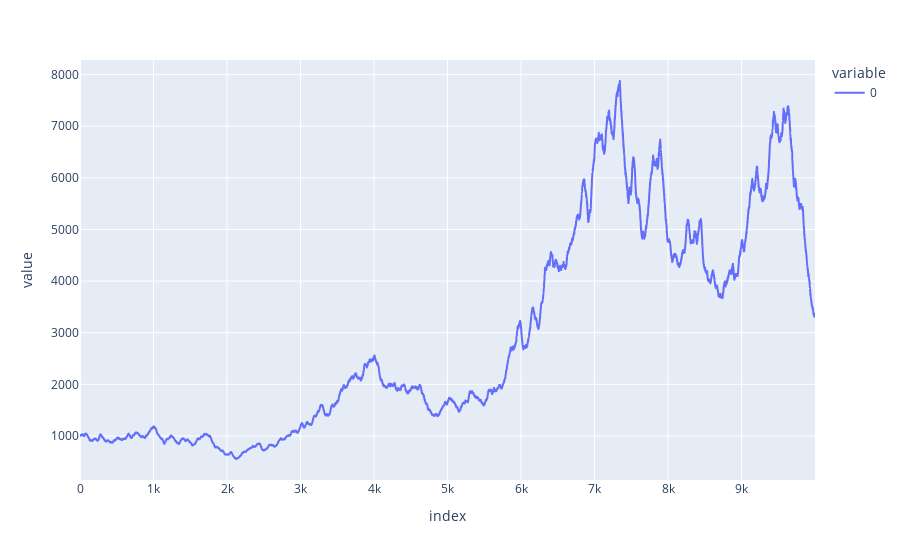

The code cell stored with this chart in its notebook:
### Code cell
nSteps = 10
vol = 0.2
veryLongRegression = pd.read_csv(f"/home/leon/projects/epsilon-ensemble/data/autorergression{nSteps}-{vol}.txt", sep="\n", header=None)
plt.plot(veryLongRegression, "line")

### Figure 1 — Plotly figure (JSON) as saved in the notebook; plotly's stock layout.template omitted (floating-point values rounded to 4 significant figures; data arrays with more than 128 entries replaced by an {"elided": "..."} marker saying what was removed)
{"data": [{"hovertemplate": "variable=0<br>index=%{x}<br>value=%{y}<extra></extra>", "legendgroup": "0", "line": {"color": "#636efa", "dash": "solid"}, "mode": "lines", "name": "0", "showlegend": true, "type": "scattergl", "x": {"elided": "10000 int values"}, "xaxis": "x", "y": {"elided": "10000 float values"}, "yaxis": "y"}], "layout": {"legend": {"title": {"text": "variable"}, "tracegroupgap": 0}, "margin": {"t": 60}, "xaxis": {"anchor": "y", "domain": [0, 1], "title": {"text": "index"}}, "yaxis": {"anchor": "x", "domain": [0, 1], "title": {"text": "value"}}}}
